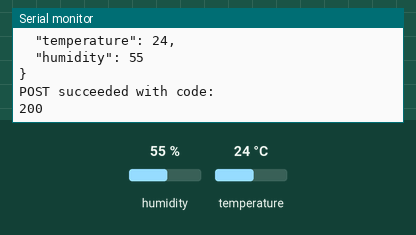
Bench run of a sketch on a simulated ESP8266 (NodeMCU). Shown: the last lines printed to the serial monitor. The inputs (shaded band) are chosen by the test bench; at power-on: humidity 55 %, temperature 24 °C. WiFi joins after 1.5 s; servers stay silent unless stated; uploads are accepted with an empty reply.

Above: at 2.7 s.
2.8 s: humidity set to 22 %
At 6.91 s:
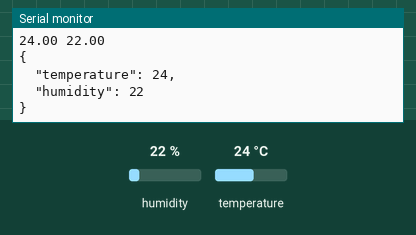
8.6 s: temperature set to 12 °C
At 12.13 s:
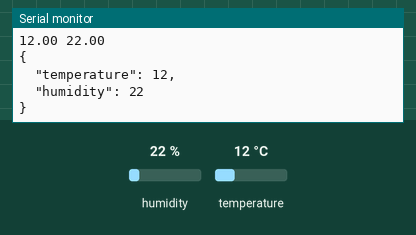
14.4 s: humidity set to 40 %
At 17.35 s:
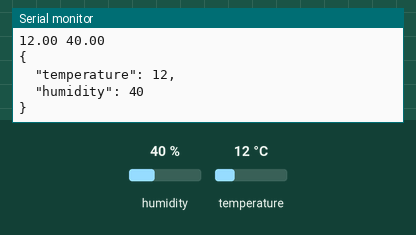
Timing chart, 0 to 18.9 s (numbered marks = the images above; inputs shaded):
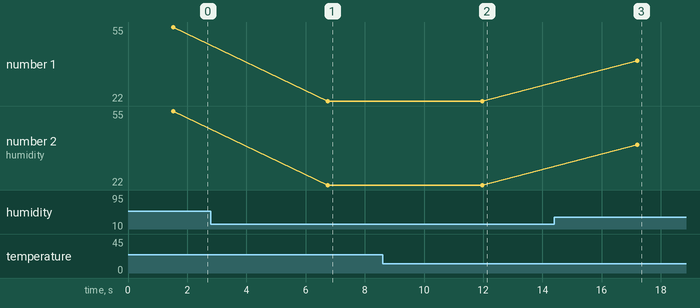

The sketch:

esp.ino
```cpp
#include <ESP8266WiFi.h>
#include <ESP8266HTTPClient.h>
#include <WiFiClient.h>
#include <ArduinoJson.h>


#include "DHT.h"
#define DHTTYPE DHT11


// вписываем здесь SSID и пароль для вашей WiFi-сети:
// const char* ssid = "Kiski_muriski";
// const char* password = "eY7m76S_rP";
const char* ssid = "";
const char* password = "";

const char* serverName = "http://172.20.10.9:8000/";
WiFiClient wifiClient;


const uint8_t DHTPin = D7;
DHT dht(DHTPin, DHTTYPE);


void setup() {
  Serial.begin(115200);
  dht.begin();

  // WiFi.mode(WIFI_STA);
  WiFi.begin(ssid, password);

  Serial.println("Подключение к WiFi");

  while (WiFi.status() != WL_CONNECTED) {
    delay(500);
    Serial.print(".");
  }

  Serial.println("");
  Serial.print("Подключение успешно, ip=");
  Serial.println(WiFi.localIP());
}

void loop() {
  // put your main code here, to run repeatedly:
  float temp = dht.readTemperature();
  float hum = dht.readHumidity();
  Serial.printf("%.2f %.2f \n", temp, hum);

  HTTPClient http;
  http.begin(wifiClient, serverName);
  http.addHeader("Content-Type", "application/json");

  DynamicJsonDocument doc(512);
  JsonObject object = doc.to<JsonObject>();
  object["temperature"] = temp;
  object["humidity"] = hum;

  String data;
  serializeJsonPretty(object, data);
  Serial.println(data);

  int httpCode = http.POST(data);

  if (httpCode == 200) {
    Serial.println("POST succeeded with code:");
    Serial.println(httpCode);

  } else if (httpCode != 200) {
    Serial.println("POST failed with code:");
    Serial.println(httpCode);

  } else {
    Serial.println("Unknown error");
  }
  http.end();
  delay(5000);
}
```

Measured:
- after the input at 2.8 s, the serial monitor: prints a new line after 4.0 s (image 1)
- after the input at 8.6 s, the serial monitor: prints a new line after 3.4 s (image 2)
- after the input at 14.4 s, the serial monitor: prints a new line after 2.8 s (image 3)
- plotted number 1: 55 → 22 after the input at 2.8 s, 22 → 40 after the input at 14.4 s
- plotted number 2: 55 → 22 after the input at 2.8 s, 22 → 40 after the input at 14.4 s
